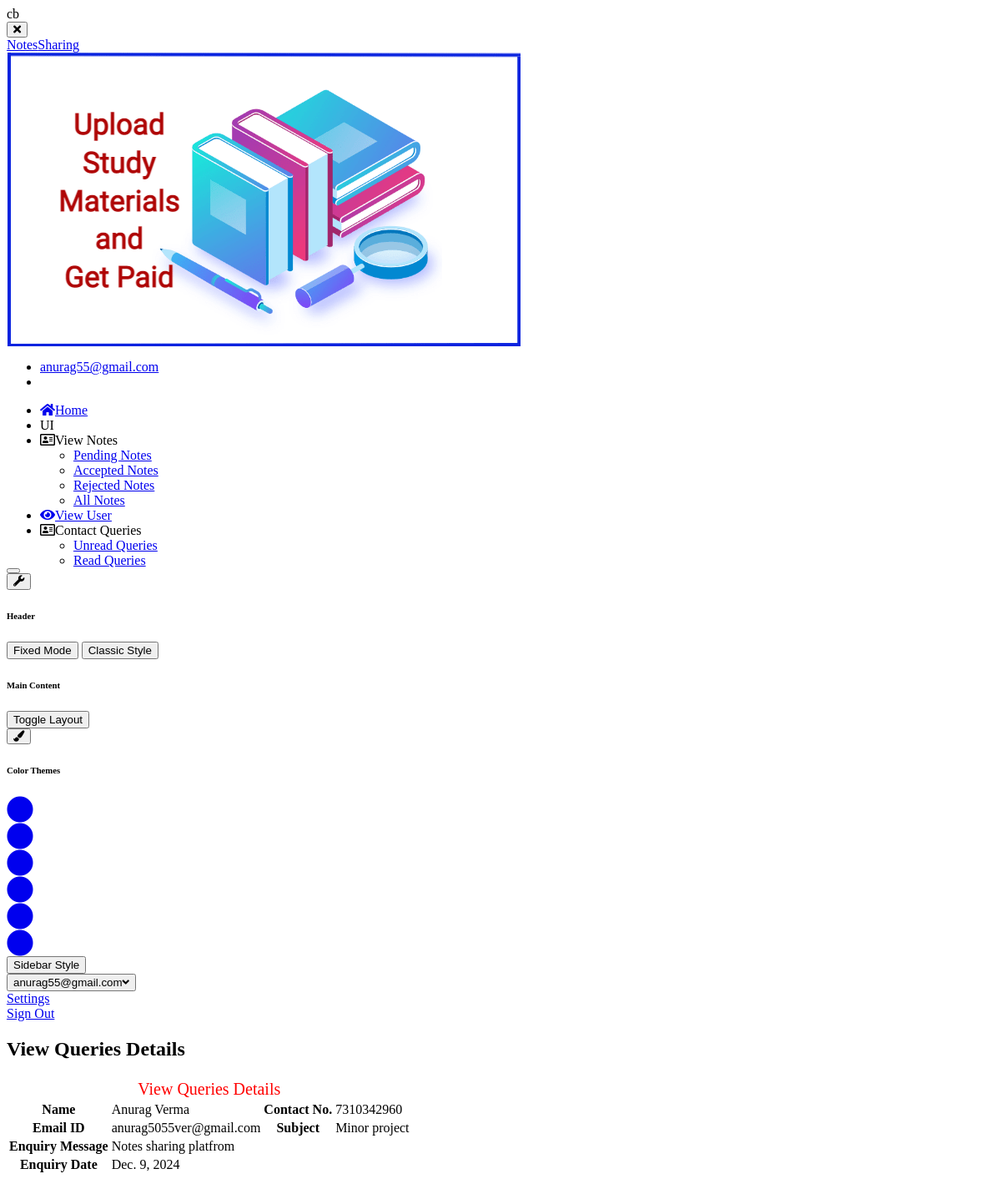
The app's page /view_queries/4 (signed in) with its own data.
### notes/models.py (models this page shows, shortened)
class Contact(models.Model):
    fullname = models.CharField(max_length=100, null=True)
    email = models.CharField(max_length=50, null=True)
    mobile = models.CharField(max_length=15, null=True)
    subject = models.CharField(max_length=100, null=True)
    message = models.CharField(max_length=300, null=True)
    msgdate = models.DateField(null=True)
    isread = models.CharField(max_length=10,null=True)

### notes/views.py (the view)
# urls.py: path('view_queries/<int:pid>', view_queries, name='view_queries'),
def view_queries(request,pid):
    if not request.user.is_authenticated:
        return redirect('login_admin')
    contact = Contact.objects.get(id=pid)
    contact.isread = "yes"
    contact.save()
    return render(request,'view_queries.html', locals())

### notes/templates/view_queries.html (shortened to what this page needs)
{% load static %}
<html lang="en" class="no-focus">
    <head>
        <link rel="stylesheet" href="{% static 'js/plugins/datatables/dataTables.bootstrap4.min.css' %}">
        <link rel="stylesheet" id="css-main" href="{% static 'css1/codebase.min.css' %}">
    </head>
    <body>
        <div id="page-container" class="sidebar-o sidebar-inverse side-scroll page-header-fixed main-content-narrow">
         {% include "sidebar.html" %}
            {% include "admin_nav.html" %}
            <main id="main-container">
                <div class="content">
                    <h2 class="content-heading text-danger">View Queries Details</h2>
                    <div class="block">
                        <div class="block-content block-content-full">
                            <table class="table table-bordered">
                                <tr align="center">
                                    <td colspan="4" style="font-size : 20px; color : red"> View Queries Details</td>
                                </tr>
                                <tr>
                                    <th>Name</th>
                                    <td>{{contact.fullname}}</td>
                                    <th>Contact No.</th>
                                    <td>{{contact.mobile}}</td>
                                </tr>
                                <tr>
                                    <th>Email ID</th>
                                    <td>{{contact.email}}</td>
                                    <th>Subject</th>
                                    <td>{{contact.subject}}</td>
                                </tr>
                                <tr>
                                    <th>Enquiry Message</th>
                                    <td colspan="3">{{contact.message}}</td>
                                </tr>
                                <tr>
                                    <th>Enquiry Date</th>
                                    <td colspan="3">{{contact.msgdate}}</td>
                                </tr>
                            </table>
                        </div>
                    </div>
                </div>
            </main>
</div>
 <link rel="stylesheet" href="https://use.fontawesome.com/releases/v5.6.3/css/all.css">
    </body>
</html>

### notes/templates/sidebar.html (shortened to what this page needs)
{% load static %}
   <nav id="sidebar">
                <div id="sidebar-scroll">
                    <div class="sidebar-content">
                        <div class="content-header content-header-fullrow px-15">
                            <div class="content-header-section sidebar-mini-visible-b">
                                <span class="content-header-item font-w700 font-size-xl float-left animated fadeIn">
                                    <span class="text-dual-primary-dark">c</span><span class="text-primary">b</span>
                                </span>
                            </div>
                            <div class="content-header-section text-center align-parent sidebar-mini-hidden">
                                <button type="button" class="btn btn-circle btn-dual-secondary d-lg-none align-v-r" data-toggle="layout" data-action="sidebar_close">
                                    <i class="fa fa-times text-danger"></i>
                                </button>
                                <div class="content-header-item">
                                    <a class="link-effect font-w700" href="{% url 'admin_home' %}">
                                           <span class="font-size-xl text-dual-primary-dark">Notes</span><span class="font-size-xl text-primary">Sharing</span>
                                    </a>
                                </div>
                            </div>
                        </div>
                        <div class="content-side content-side-full content-side-user px-10 align-parent">
                            <div class="sidebar-mini-hidden-b text-center">
                                <img class="img-avatar" src="{% static 'img/user1.png' %}" alt="">
                                <ul class="list-inline mt-10">
                                    <li class="list-inline-item">
                                        <a class="link-effect text-dual-primary-dark font-size-xs font-w600 text-uppercase" href="{% url 'admin_home' %}">{{ request.user.username }}</a>
                                    </li>
                                    <li class="list-inline-item">
                                    </li>
                                </ul>
                            </div>
                        </div>
                        <div class="content-side content-side-full">
                            <ul class="nav-main">
                                <li class="open">
                                    <a href="{% url 'admin_home' %}"><i class="fas fa-home"></i><span class="sidebar-mini-hide">Home</span></a>
                                </li>
                                <li class="nav-main-heading"><span class="sidebar-mini-visible">UI</span></li>
                                <li>
                                    <a class="nav-submenu" data-toggle="nav-submenu"><i class="far fa-address-card"></i>View Notes</a>
                                    <ul>
                                        <li>
                                            <a href="{% url 'pending_notes' %}">Pending Notes</a>
                                        </li>
                                        <li>
                                            <a href="{% url 'accepted_notes' %}">Accepted Notes</a>
                                        </li>
                                        <li>
                                            <a href="{% url 'rejected_notes' %}">Rejected Notes</a>
                                        </li>
                                        <li>
                                            <a href="{% url 'all_notes' %}">All Notes</a>
                                        </li>
                                    </ul>
                                </li>
                                <li>
                                    <a  href="{% url 'view_users' %}"><i class="fas fa-eye"></i><span class="sidebar-mini-hide">View User</span></a>
                                </li>
                                <li>
                                    <a class="nav-submenu" data-toggle="nav-submenu"><i class="far fa-address-card"></i>Contact Queries</a>
                                    <ul>
                                        <li>
                                            <a href="{% url 'unread_queries' %}">Unread Queries</a>
                                        </li>
                                        <li>
                                            <a href="{% url 'read_queries' %}">Read Queries</a>
                                        </li>
                                    </ul>
                                </li>
                           </ul>
                        </div>
                    </div>
                </div>
            </nav>

### notes/templates/admin_nav.html (shortened to what this page needs)
{% load static %}
            <header id="page-header">
                <div class="content-header">
                    <div class="content-header-section">
                        <button type="button" class="btn btn-circle btn-dual-secondary" data-toggle="layout" data-action="sidebar_toggle">
                        </button>
                        <div class="btn-group" role="group">
                            <button type="button" class="btn btn-circle btn-dual-secondary" id="page-header-options-dropdown" data-toggle="dropdown" aria-haspopup="true" aria-expanded="false">
                                <i class="fa fa-wrench"></i>
                            </button>
                            <div class="dropdown-menu" aria-labelledby="page-header-options-dropdown">
                                <h6 class="dropdown-header">Header</h6>
                                <button type="button" class="btn btn-sm btn-block btn-alt-secondary" data-toggle="layout" data-action="header_fixed_toggle">Fixed Mode</button>
                                <button type="button" class="btn btn-sm btn-block btn-alt-secondary d-none d-lg-block mb-10" data-toggle="layout" data-action="header_style_classic">Classic Style</button>
                                <div class="d-none d-xl-block">
                                    <h6 class="dropdown-header">Main Content</h6>
                                    <button type="button" class="btn btn-sm btn-block btn-alt-secondary mb-10" data-toggle="layout" data-action="content_layout_toggle">Toggle Layout</button>
                                </div>
                            </div>
                        </div>
                        <div class="btn-group" role="group">
                            <button type="button" class="btn btn-circle btn-dual-secondary" id="page-header-themes-dropdown" data-toggle="dropdown" aria-haspopup="true" aria-expanded="false">
                                <i class="fa fa-paint-brush"></i>
                            </button>
                            <div class="dropdown-menu min-width-150" aria-labelledby="page-header-themes-dropdown">
                                <h6 class="dropdown-header text-center">Color Themes</h6>
                                <div class="row no-gutters text-center mb-5">
                                    <div class="col-4 mb-5">
                                        <a class="text-default" data-toggle="theme" data-theme="default" href="javascript:void(0)">
                                            <i class="fa fa-2x fa-circle"></i>
                                        </a>
                                    </div>
                                    <div class="col-4 mb-5">
                                        <a class="text-elegance" data-toggle="theme" data-theme="{% static 'css1/themes/elegance.min.css' %}" href="javascript:void(0)">
                                            <i class="fa fa-2x fa-circle"></i>
                                        </a>
                                    </div>
                                    <div class="col-4 mb-5">
                                        <a class="text-pulse" data-toggle="theme" data-theme="{% static 'css1/themes/pulse.min.css' %}" href="javascript:void(0)">
                                            <i class="fa fa-2x fa-circle"></i>
                                        </a>
                                    </div>
                                    <div class="col-4 mb-5">
                                        <a class="text-flat" data-toggle="theme" data-theme="{% static 'css1/themes/flat.min.css' %}" href="javascript:void(0)">
                                            <i class="fa fa-2x fa-circle"></i>
                                        </a>
                                    </div>
                                    <div class="col-4 mb-5">
                                        <a class="text-corporate" data-toggle="theme" data-theme="{% static 'css1/themes/corporate.min.css' %}" href="javascript:void(0)">
                                            <i class="fa fa-2x fa-circle"></i>
                                        </a>
                                    </div>
                                    <div class="col-4 mb-5">
                                        <a class="text-earth" data-toggle="theme" data-theme="{% static 'css1/themes/earth.min.css' %}" href="javascript:void(0)">
                                            <i class="fa fa-2x fa-circle"></i>
                                        </a>
                                    </div>
                                </div>
                                <button type="button" class="btn btn-sm btn-block btn-alt-secondary mb-10" data-toggle="layout" data-action="sidebar_style_inverse_toggle">Sidebar Style</button>
                            </div>
                        </div>
                    </div>
                    <div class="content-header-section">
                        <div class="btn-group" role="group">
                            <button type="button" class="btn btn-rounded btn-dual-secondary" id="page-header-user-dropdown" data-toggle="dropdown" aria-haspopup="true" aria-expanded="false">
                                {{ request.user.username}}<i class="fa fa-angle-down ml-5"></i>
                            </button>
                            <div class="dropdown-menu dropdown-menu-right min-width-150" aria-labelledby="page-header-user-dropdown">
                                <a class="dropdown-item" href="{% url 'change_passwordadmin' %}" data-toggle="layout" data-action="side_overlay_toggle">
                                     Settings
                                </a>
                                <a class="dropdown-item" href="{% url 'logout' %}">
                                     Sign Out
                                </a>
                            </div>
                        </div>
                    </div>
                </div>
            </header>

### records on screen
Contact: fullname "Anurag Verma", mobile "7310342960", email "anurag5055ver@gmail.com", subject "Minor project", message "Notes sharing platfrom", msgdate "Dec. 9, 2024"

### other values on screen
{{ request.user.username }} "anurag55@gmail.com"
